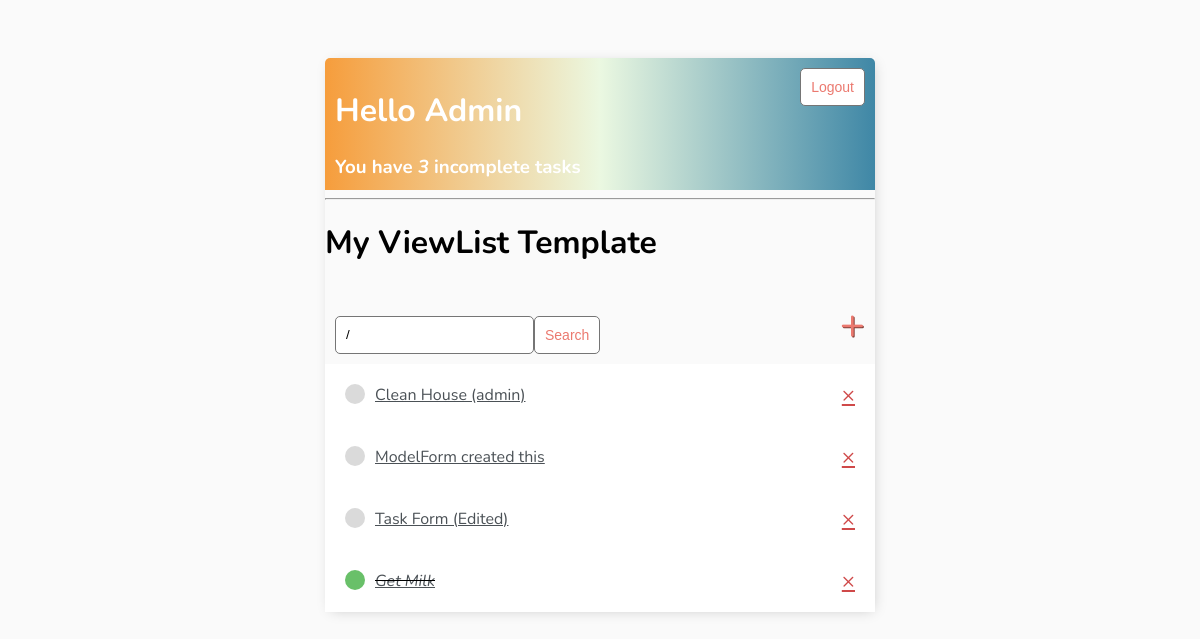
The app's page / (signed in), older data.
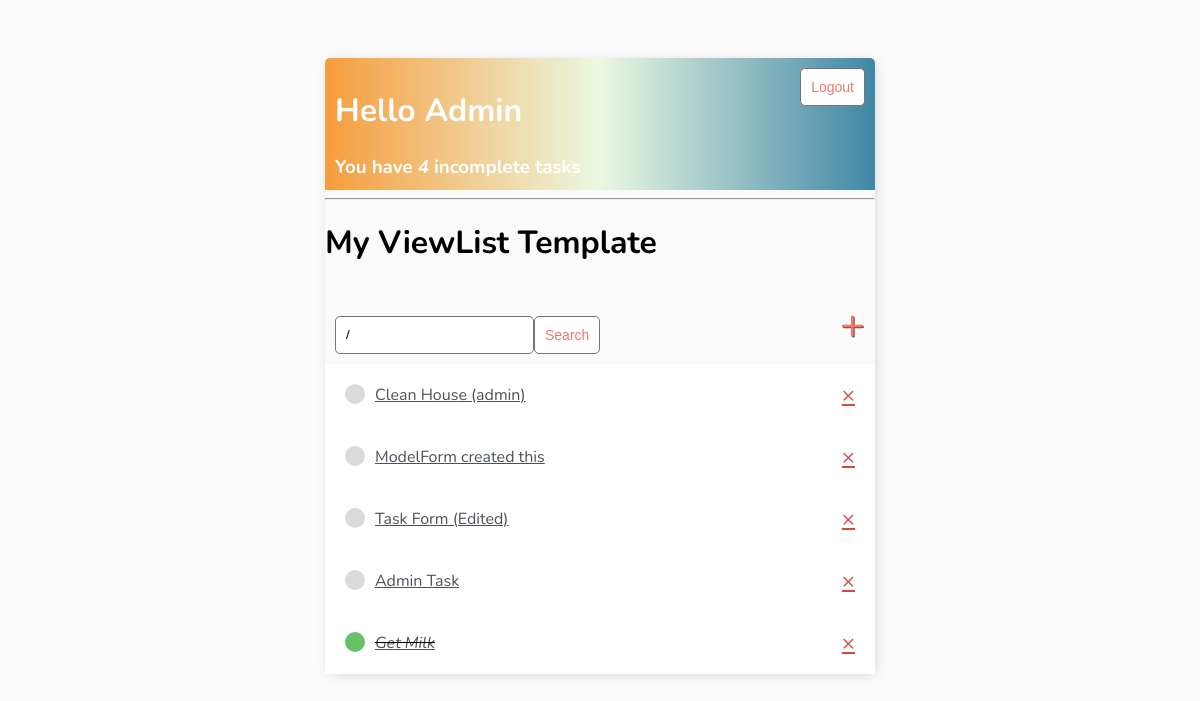
The same page, newer data.
### base/models.py (models this page shows)
class Task(models.Model):
    user = models.ForeignKey(User, on_delete=models.CASCADE, null=True, blank=True)
    title = models.CharField(max_length=200)
    description = models.TextField(null=True, blank=True)
    complete = models.BooleanField(default=False)
    created = models.DateTimeField(auto_now_add=True)
    def __str__(self):
        return self.title
    '''
    This is how we can order a queryset - whenever we are returning multiple items order it by this
    value here
    '''
    class Meta:
        ordering = ['complete']

### base/views.py (the view)
# urls.py: path('', views.TaskList.as_view(), name='tasks'),
class TaskList(LoginRequiredMixin, ListView):
    model = Task
    context_object_name = 'tasks'   # Instead of the default 'object_list' - this is the queryset of the tasks (python representation of the model)
    '''
    Also - we need to make sure that each user sees his own tasks and that one user can't log-in on his
    username and password, but see other user's tasks.
    '''
    def get_context_data(self, **kwargs):
        context = super().get_context_data(**kwargs)
        context['tasks'] = context['tasks'].filter(user=self.request.user)
        context['count'] = context['tasks'].filter(complete=False).count()
        search_input = self.request.GET.get('search-area') or ""
        if search_input:
            context['tasks'] = context['tasks'].filter(title__startswith=search_input) # Can use icontains instead the startwith
        context['search_input'] = search_input
        return context

### base/templates/base/task_list.html (shortened to what this page needs)
{% extends "base/main.html" %}
{% block content %}
<div class='header-bar'>
    <div>
        <h1> Hello {{request.user|title}} </h1>
        <h3 style="margin:0"> You have <i> {{count}} </i> incomplete task{{count|pluralize}}</h3>
    </div>
    {% if request.user.is_authenticated %}
    <form method="post" action="{% url 'logout' %}">
        <button class="button" type="submit">Logout</button>
    </form>
    {% else %}
        <a href="{% url 'login' %}"> Login </a>
    {% endif %}
</div>
<hr>
<h1> My ViewList Template {{color}} </h1>
<div id="search-add-wrapper">
    <form method='GET' style="margin-top: 20px; display: flex;">
        <input type="text" name="search-area" value={{search_input}}/>
        <input class="button" type="submit" value="Search"/>
    </form>
    <a id="add-link" href="{% url 'task-create' %}"> &#x2b; </a>
</div>
<div class="task-items-wrapper">
    {% for task in tasks %}
    <div class="task-wrapper">
        {% if task.complete %}
        <div class="task-title">
            <div class="task-complete-icon"></div>
            <i><s><a href="{% url 'task-update' task.id %}">{{task}}</a></s></i>
        </div>
        <a class="delete-link" href="{% url 'task-delete' task.id %}"> &#215; </a>
        {% else %}
        <div class="task-title">
            <div class="task-incomplete-icon"></div>
            <a href="{% url 'task-update' task.id %}">{{task}}</a>
        </div>
        <a class="delete-link" href="{% url 'task-delete' task.id %}"> &#215; </a>
        {% endif%}
    </div>
    {% empty %}
    <h3> No items in list </h3>
    {% endfor %}
</div>
{% endblock content %}

Row changes from the older to the newer data that the page shows:
added Task: title "Admin Task"
Text that changed along with them:
{{ count }}: "3" → "4"
